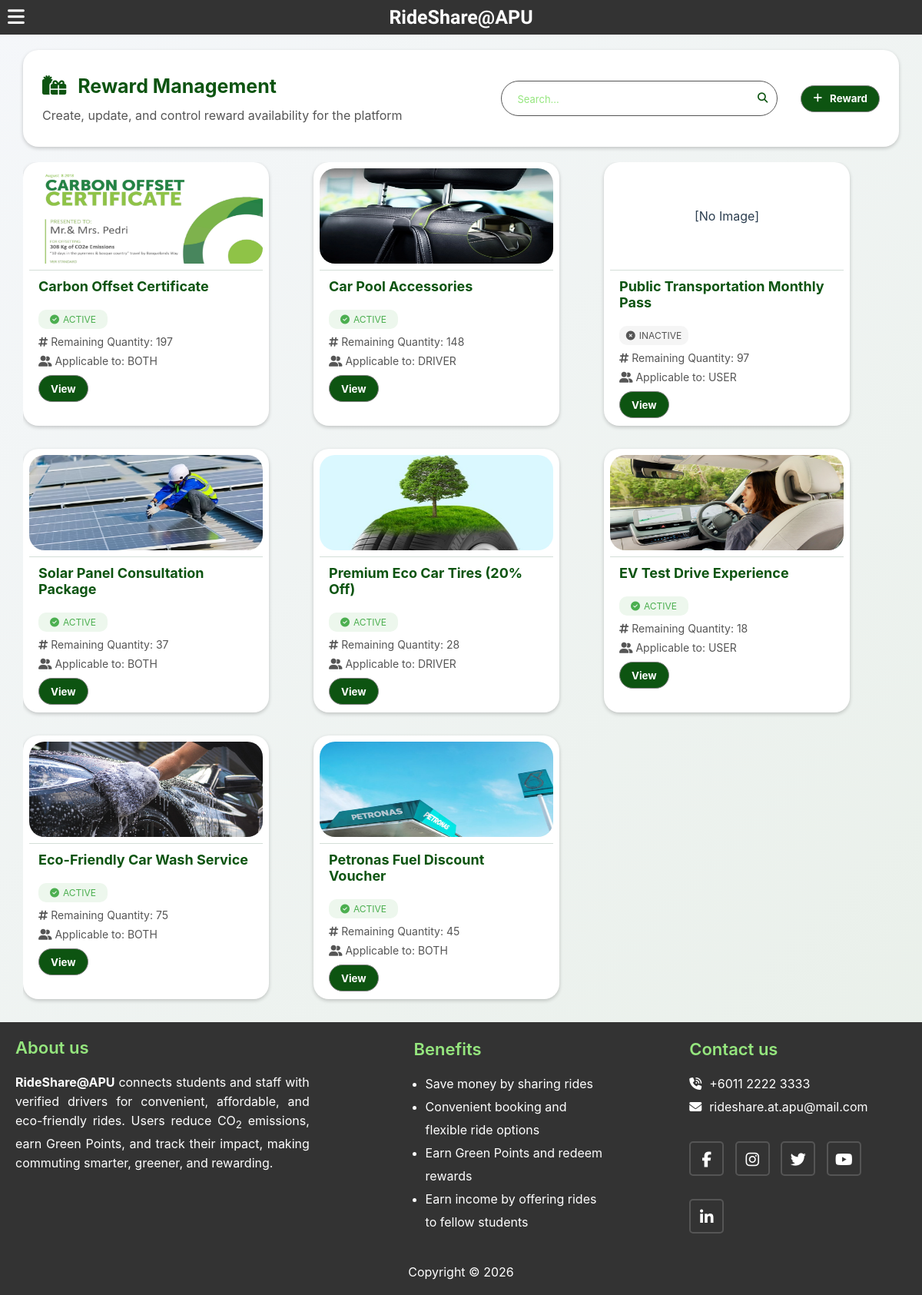
The page /admin/adminReward.php (signed in) on the database its author committed.
### tables this page shows
CREATE TABLE `tbl_reward` (
  `reward_id` int(11) NOT NULL,
  `reward_title` varchar(100) NOT NULL,
  `reward_description` text NOT NULL,
  `reward_content` varchar(255) DEFAULT NULL,
  `reward_required_point` int(11) NOT NULL,
  `reward_quantity` int(11) NOT NULL,
  `reward_valid_days` int(11) NOT NULL,
  `reward_applicable_to` varchar(20) NOT NULL,
  `reward_status` varchar(20) NOT NULL DEFAULT 'ACTIVE'
);

### admin/adminReward.php (the view, shortened to what this page needs)
<?php
include '../global/dbConnection.php';
$rwdQuery = "
    SELECT r.*,
           COUNT(d.redeem_reward_id) AS redeem_quantity
    FROM tbl_reward r
    LEFT JOIN tbl_redeem d ON r.reward_id = d.redeem_reward_id
    GROUP BY r.reward_id
    ORDER BY r.reward_id DESC
";
$rwdResult = mysqli_query($connection, $rwdQuery);
?>
<!DOCTYPE html>
<html lang="en">
    <head>
        <link rel="stylesheet" href="../global/main.css">
        <link rel="stylesheet" href="../global/footer.css">
        <link rel="stylesheet" href="../global/menu.css">
        <link
            rel="stylesheet"
            href="https://cdnjs.cloudflare.com/ajax/libs/font-awesome/6.5.1/css/all.min.css"
        />
        <link rel="stylesheet" href="admin.css">
        <link rel="stylesheet" href="searchBar.css">
        <link rel="stylesheet" href="adminReward.css">
    </head>
    <body>
        <?php include 'adminMenu.php'; ?>
        <main>
            <div class="page-container">
                <div class="page-header card">
                    <div class="page-header-title">
                        <h1 class="menu-title flex-icon"> <i class="fa-solid fa-gifts"></i>Reward Management</h1>
                        <p>Create, update, and control reward availability for the platform</p>
                    </div>
                    <div class="page-header-action">
                        <?php include 'searchBar.php'; ?>
                        <button type="button" class="add-button flex-icon" id="add-reward-button">
                            <i class="fa-solid fa-plus"></i>Reward
                        </button>
                    </div>
                </div>
                <div class="card-container" id="card-container">
                    <?php while($row = mysqli_fetch_assoc($rwdResult)): ?>
                        <div class="reward-card card searchable-card">
                            <div class="reward-content">
                                <?php if(!empty($row['reward_content'])): ?>
                                    <?php
                                        $imagePath = htmlspecialchars($row['reward_content']);
                                        if($imagePath):
                                    ?>
                                    <img src="<?= $imagePath ?>" alt="Reward Image" class="reward-image">
                                    <?php endif; ?>
                                <?php else: ?>
                                    <p>[No Image]</p>
                                <?php endif; ?>
                            </div>
                            <div class="line"></div>
                            <div data-searchable class="card-title"><?= htmlspecialchars($row['reward_title'])?></div>
                            <div class="card-bottom">
                                <div class="card-info">
                                    <div class="status">
                                        <i class="status-icon"></i>
                                        <span class="status-text"><?= htmlspecialchars($row['reward_status']) ?></span>
                                    </div>
                                    <p><i class="fa-solid fa-hashtag"></i> Remaining Quantity: <?= htmlspecialchars($row['reward_quantity'])?></p>
                                    <p><i class="fa-solid fa-user-group"></i> Applicable to: <?= htmlspecialchars($row['reward_applicable_to'])?></p>
                                </div>
                                <div class="card-option">
                                    <button class="view-reward card-view-button" data-key="<?= $row['reward_id']?>">View</button>
                                </div>
                            </div>
                        </div>
                    <?php endwhile; ?>
                </div>
            </div>
        </main>
        <?php include '../global/footer.php'; ?>
    </body>
</html>

### global/main.css (style rules this page uses)
:root { --dark-green: #0D5411; --light-green: #95e67e; --error-red: #DC2626; --hover-green: #F3F7F4; --white: #FFFFFF; }
* { margin: 0; padding: 0; box-sizing: border-box; font-family: 'Inter', sans-serif; text-decoration: none; }
main { min-height: 680px; }
body { padding-top: 45px; }
button { color: var(--white); font-weight: bold; background-color: var(--dark-green); border-radius: 20px; border: 0.5px solid grey; transition: all 0.5s ease; }

### global/menu.css (style rules this page uses)
:root { --icon-size: 25px; }
i { transition: 0.5s ease; }

### admin/admin.css (style rules this page uses)
:root { --dark-green: #0D5411; --light-green: #95e67e; --hover-green: #F3F7F4; --grey-color: #555; --grey-shadow: #e0e0e0; --grey-hover: #eee; --error-red: #DC2626; --block-red: #BB0C0B; --padding-top-bottom: 10px; --padding-left-right: 20px; --menu-title: 25px; --card-title: 18px; --normal-text: 14px; --small-text: 12px; --border-radius: 20px; --input-border-radius: 8px; }
body { background: linear-gradient(135deg, #f5f7fa 0%, #e8efe8 100%); color: #2c3e50; }
.flex-icon { display: flex; align-items: center; justify-content: center; gap: 10px; }
.flex-icon.menu-title i { font-size: 25px; }
.page-container { width: 95%; margin: 0 auto; height: auto; display: flex; flex-direction: column; }
.page-header.card { width: 100%; margin: 20px 0; flex-direction: row; }
.page-header > * { flex: 1 1 45%; padding: 25px; display: flex; flex-direction: column; justify-content: center; gap: 13px; }
.page-header .page-header-title p { color: var(--grey-color); }
.page-header .page-header-title .menu-title { font-size: var(--menu-title); font-weight: bold; color: var(--dark-green); gap: 15px; justify-content: flex-start; }
.page-header .page-header-action { display: flex; flex-direction: row; justify-content: flex-end; align-items: center; gap: 30px; }
.add-button { border-radius: 25px; width: auto; height: 35px; padding: 5px 15px; transition: transform 1s ease; }
.card-view-button { width: auto; padding: 5px 15px; height: 35px; }
.card-container { width: 100%; display: flex; flex-wrap: wrap; height: auto; overflow: hidden; padding-bottom: 30px; }
.card { border-radius: var(--border-radius); box-shadow: 0 2px 5px rgba(0, 0, 0, 0.2); display: flex; flex-direction: column; background-color: var(--white); transition: all 0.5s ease; }
.card-title { width: 100%; height: auto; font-size: var(--card-title); font-weight: bold; padding: var(--padding-top-bottom) var(--padding-left-right); color: var(--dark-green); }
.line { width: 95%; height: 1px; background-color: rgba(84, 125, 100, 0.25); margin: 0 auto; }
.card-info { font-size: var(--normal-text); color: var(--grey-color); display: flex; flex-direction: column; gap: 8px; }
.card-bottom { width: 100%; display: flex; flex-direction: column; align-items: flex-start; gap: 10px; padding: var(--padding-top-bottom) var(--padding-left-right); }
.card-option { display: flex; width: 100%; align-items: center; justify-content: space-between; }
.status { padding: 5px; font-size: var(--small-text); border-radius: 10px; display: flex; gap: 5px; align-items: center; justify-content: center; width: 90px; }
.status-active { color: #4CAF50; background-color: #EDF7ED; }
.status-inactive { color: var(--grey-color); background-color: #F5F5F5; }

### admin/adminReward.css (style rules this page uses)
.card-container { gap: 30px 58px; }
.reward-card { width: 320px; height: auto; align-items: center; }
.reward-content { width: 95%; height: 140px; padding: 8px 0; display: flex; justify-content: center; align-items: center; }
.reward-content img { width: 100%; height: 100%; object-fit: fill; border-radius: var(--border-radius); }
.card-title { height: auto; }

### rows shown on the page
tbl_reward: reward_content (picture), reward_title "Carbon Offset Certificate", reward_status "ACTIVE", reward_quantity "197", reward_applicable_to "BOTH"
tbl_reward: reward_content (picture), reward_title "Car Pool Accessories", reward_status "ACTIVE", reward_quantity "148", reward_applicable_to "DRIVER"
tbl_reward: shows "[No Image]", reward_title "Public Transportation Monthly Pass", reward_status "INACTIVE", reward_quantity "97", reward_applicable_to "USER"
tbl_reward: reward_content (picture), reward_title "Solar Panel Consultation Package", reward_status "ACTIVE", reward_quantity "37", reward_applicable_to "BOTH"
tbl_reward: reward_content (picture), reward_title "Premium Eco Car Tires (20% Off)", reward_status "ACTIVE", reward_quantity "28", reward_applicable_to "DRIVER"
tbl_reward: reward_content (picture), reward_title "EV Test Drive Experience", reward_status "ACTIVE", reward_quantity "18", reward_applicable_to "USER"
tbl_reward: reward_content (picture), reward_title "Eco-Friendly Car Wash Service", reward_status "ACTIVE", reward_quantity "75", reward_applicable_to "BOTH"
tbl_reward: reward_content (picture), reward_title "Petronas Fuel Discount Voucher", reward_status "ACTIVE", reward_quantity "45", reward_applicable_to "BOTH"
